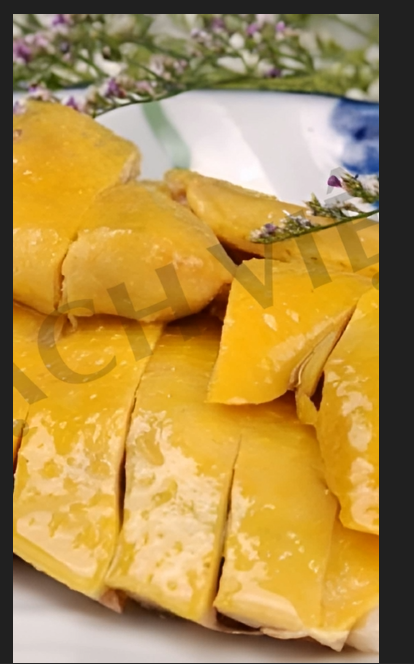
#> input picture assets/inputs/images/ga_u_muoi_image_01.png, 414 x 664 px
$ python -i generate_video_scenes.py   (imports and definitions only)
#> lines starting #> are read from the running program, lines starting #| are printed output that depends on the picture
import os
import sys
import json
import cv2
import numpy as np
from PIL import Image

# Ensure UTF-8 output on Windows console
# [6 lines not run here, left out]

# Path constants
WORKSPACE_DIR = os.path.dirname(os.path.dirname(os.path.abspath(__file__)))
STORYBOARD_PATH = os.path.join(WORKSPACE_DIR, "story-board", "ga_u_muoi_storyboard.json")
ASSETS_DIR = os.path.join(WORKSPACE_DIR, "assets")
INPUT_IMAGES_DIR = os.path.join(ASSETS_DIR, "inputs", "images")
PROMPTS_OUTPUT_PATH = os.path.join(ASSETS_DIR, "prompts", "video_scene_prompts.json")
SCENES_OUTPUT_DIR = os.path.join(ASSETS_DIR, "generated_scenes")

# [3 lines not run here, left out]

def load_storyboard():
    with open(STORYBOARD_PATH, "r", encoding="utf-8") as f:
        return json.load(f)

# [53 lines left out: function build_ai_video_prompts, not called in this run]

def create_motion_clip_from_image(image_path, output_path, duration_sec=3.0, fps=30, width=1080, height=1920,
                                  motion_type="zoom_in", overlay_text="", overlay_anim="pop_up", scene_title=""):
    """
    Creates a high-quality, professional 9:16 vertical motion video clip locally for FREE.
    Includes camera pan/zoom, subtle vignette, dynamic lighting effects, and animated text overlays.
    """
#> called with output_path = 'out.png', duration_sec = 3, fps = 30, width = 1080, height = 1920, motion_type = 'zoom_in', overlay_text = '', overlay_anim = 'pop_up'
    if not image_path or not os.path.exists(image_path):
        print(f"\n⚠️ [CẢNH BÁO] Scene '{scene_title}' bị thiếu ảnh đầu vào (reference_image)!")
        print(f"👉 Hướng dẫn: Hãy cung cấp một bức ảnh cho cảnh này hoặc gọi API để gen video tự động.")
        print(f"👉 Tạm thời hệ thống sẽ tạo Phông nền giữ chỗ (Placeholder) để không làm hỏng Video...\n")

        # Create a stylish dark gradient background with aesthetic graphic accents
        img = np.zeros((height, width, 3), dtype=np.uint8)
        for y in range(height):
            # Vertical gradient: dark indigo to deep slate
            ratio = y / float(height)
            img[y, :] = (int(30 + 15 * ratio), int(20 + 20 * ratio), int(40 + 35 * ratio))

        # Draw modern aesthetic grid & glow lines
        cv2.circle(img, (width // 2, height // 2), 320, (60, 50, 90), -1)
        cv2.circle(img, (width // 2, height // 2), 220, (80, 70, 120), -1)

        if scene_title:
            cv2.putText(img, scene_title, (width // 2 - 250, height // 2 - 80),
                        cv2.FONT_HERSHEY_DUPLEX, 1.3, (255, 255, 255), 2, cv2.LINE_AA)
    else:
        pil_img = Image.open(image_path).convert("RGB")
        img = cv2.cvtColor(np.array(pil_img), cv2.COLOR_RGB2BGR)

    orig_h, orig_w = img.shape[:2]
#> orig_h = 664; orig_w = 414
    total_frames = int(duration_sec * fps)

    fourcc = cv2.VideoWriter_fourcc(*'mp4v')
    out = cv2.VideoWriter(output_path, fourcc, fps, (width, height))

    scale = max(width / orig_w, height / orig_h)
#> scale = 2.89
    base_w, base_h = int(orig_w * scale * 1.2), int(orig_h * scale * 1.2)
#> base_w = 1436; base_h = 2304
    resized = cv2.resize(img, (base_w, base_h), interpolation=cv2.INTER_LANCZOS4)

    for f in range(total_frames):
        progress = f / float(total_frames)

        # Smooth camera curve (ease-in-out)
        ease = 0.5 - 0.5 * np.cos(progress * np.pi)

        if motion_type == "zoom_in":
            current_zoom = 1.0 + 0.15 * ease
        elif motion_type == "zoom_out":
            current_zoom = 1.15 - 0.15 * ease
        elif motion_type == "pan_up":
            current_zoom = 1.08
        else:
            current_zoom = 1.05

        cur_w = int(width / current_zoom)
        cur_h = int(height / current_zoom)

        center_x = base_w // 2
        center_y = base_h // 2

        if motion_type == "pan_up":
            center_y = int((base_h // 2 + 60) - 120 * ease)

        x1 = max(0, min(base_w - cur_w, center_x - cur_w // 2))
        y1 = max(0, min(base_h - cur_h, center_y - cur_h // 2))

        crop = resized[y1:y1+cur_h, x1:x1+cur_w]
        frame = cv2.resize(crop, (width, height), interpolation=cv2.INTER_LINEAR)

        # Subtle vignette / lighting enhancement for commercial look
        if motion_type == "zoom_in":
            # Soft radial glow
            overlay = frame.copy()
            cv2.circle(overlay, (width // 2, height // 2), int(width * 0.6), (255, 240, 200), -1)
            cv2.addWeighted(overlay, 0.05 * ease, frame, 1.0 - 0.05 * ease, 0, frame)

        # Draw Animated Text Overlay if present
        if overlay_text:
            text_alpha = 1.0
            scale_text = 1.2
            if overlay_anim == "pop_up":
                scale_text = min(1.3, 0.8 + 0.5 * min(1.0, progress * 3))
            elif overlay_anim == "pulse":
                scale_text = 1.2 + 0.15 * np.sin(progress * np.pi * 4)

            # Text box position
            pos_y = height - 320 if overlay_anim != "pop_up" else height // 2 + 100

            # Text background badge
            (tw, th), _ = cv2.getTextSize(overlay_text, cv2.FONT_HERSHEY_DUPLEX, scale_text, 3)
            tx = max(40, (width - tw) // 2)

            # Badge background
            badge_overlay = frame.copy()
            cv2.rectangle(badge_overlay, (tx - 30, pos_y - th - 25), (tx + tw + 30, pos_y + 25), (0, 0, 0), -1)
            cv2.addWeighted(badge_overlay, 0.65, frame, 0.35, 0, frame)

            # Border & Glow text
            cv2.rectangle(frame, (tx - 30, pos_y - th - 25), (tx + tw + 30, pos_y + 25), (245, 180, 0), 3)
            cv2.putText(frame, overlay_text, (tx, pos_y), cv2.FONT_HERSHEY_DUPLEX, scale_text, (255, 255, 255), 3, cv2.LINE_AA)

        out.write(frame)
#> this loop made 90 passes
#> pass 1, in create_motion_clip_from_image, `crop = resized[y1:y1+cur_h, x1:x1+cur_w]`:
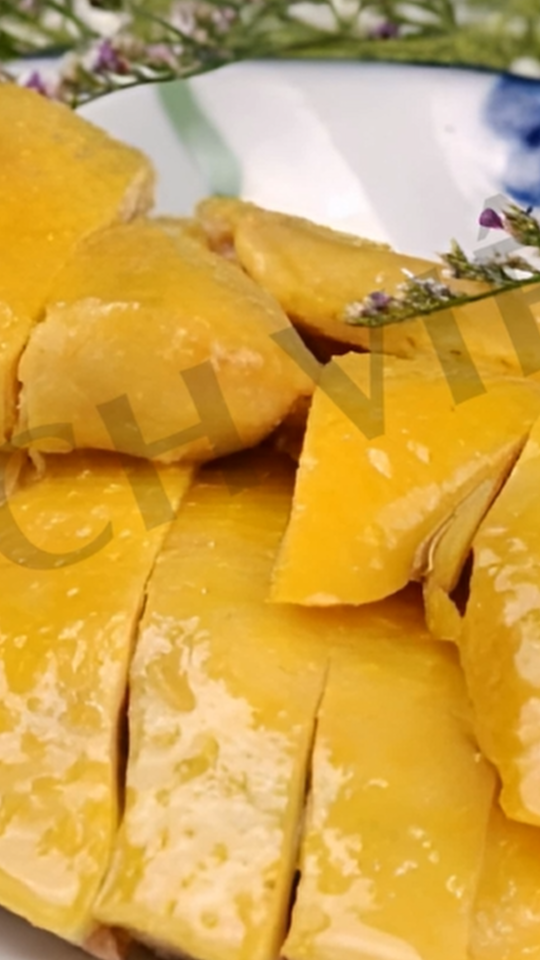
#> crop: shape (1920, 1080, 3) (shown at 1/2 size); mean B, G, R 76, 163.3, 207.3
#> after the loop:
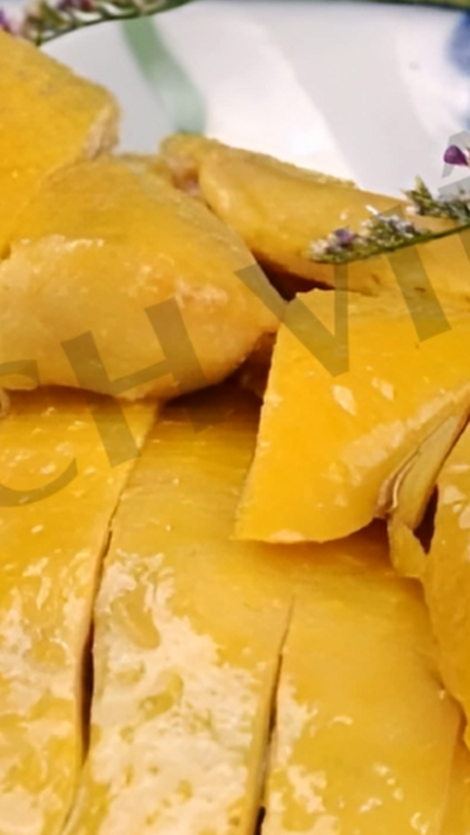
#> crop: shape (1669, 939, 3) (shown at 1/2 size); mean B, G, R 77.2, 167.2, 213.9
#> after the loop:
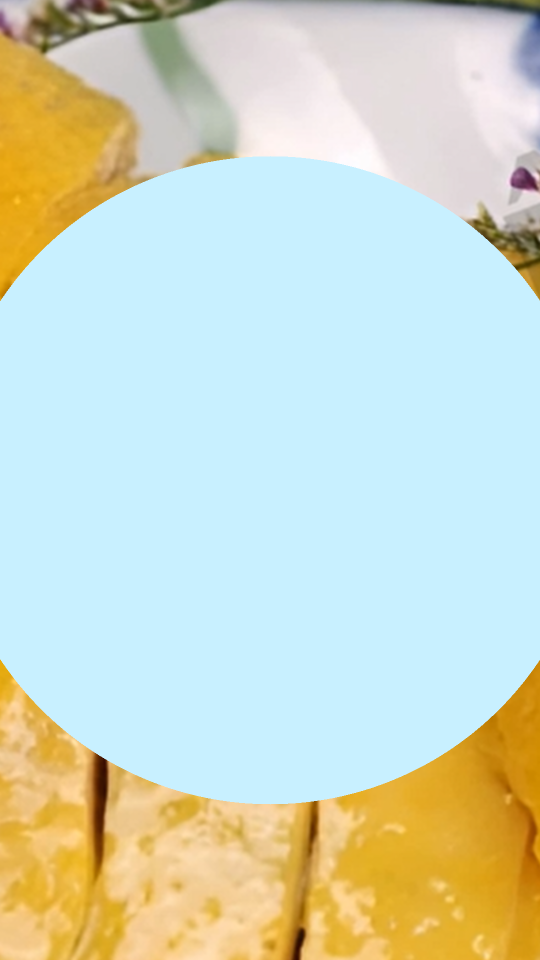
#> overlay: shape (1920, 1080, 3) (shown at 1/2 size); mean B, G, R 200, 217.1, 207.2

    out.release()
    print(f"Generated FREE Motion Scene Video: {output_path} ({duration_sec}s, {width}x{height} @ {fps}fps)")

# [43 lines left out: function render_all_fallback_scenes, not called in this run]

try:
    from ai_video_api_client import AIVideoAPIClient
except ImportError:
    from scripts.ai_video_api_client import AIVideoAPIClient

# [86 lines left out: functions generate_scenes_via_api, main, not called in this run]

# [2 lines not run here, left out]

>>> result = create_motion_clip_from_image('../assets/inputs/images/ga_u_muoi_image_01.png', 'out.png')

$ run again, on assets/inputs/images/ai_gen_scene_02.png
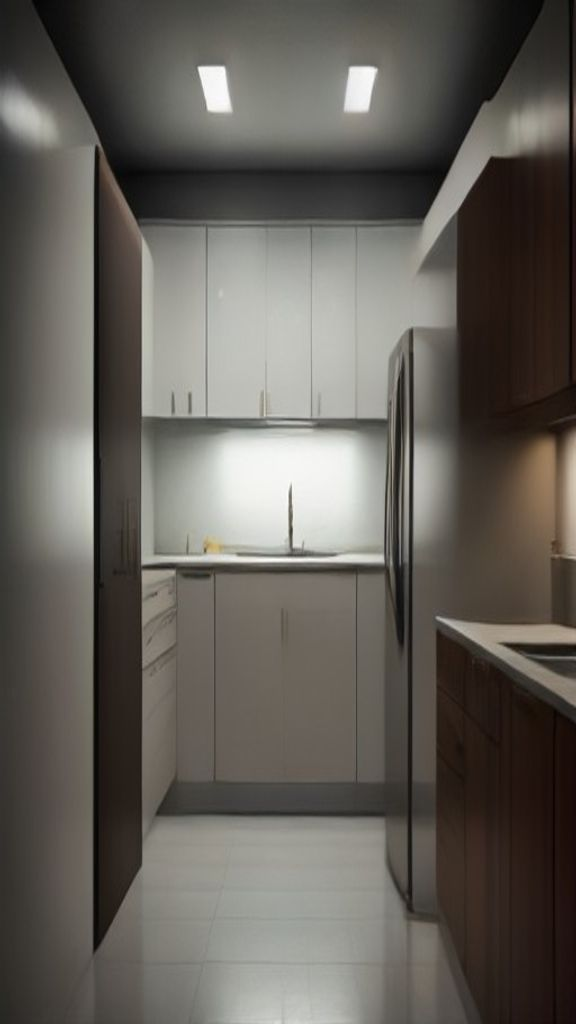
#> input picture assets/inputs/images/ai_gen_scene_02.png, 576 x 1024 px
#> in create_motion_clip_from_image, pil_img is the input picture: PIL image 576x1024 RGB; mean R, G, B 99.1, 95.2, 89
#> after the loop in create_motion_clip_from_image, `for f in range(total_frames):`:
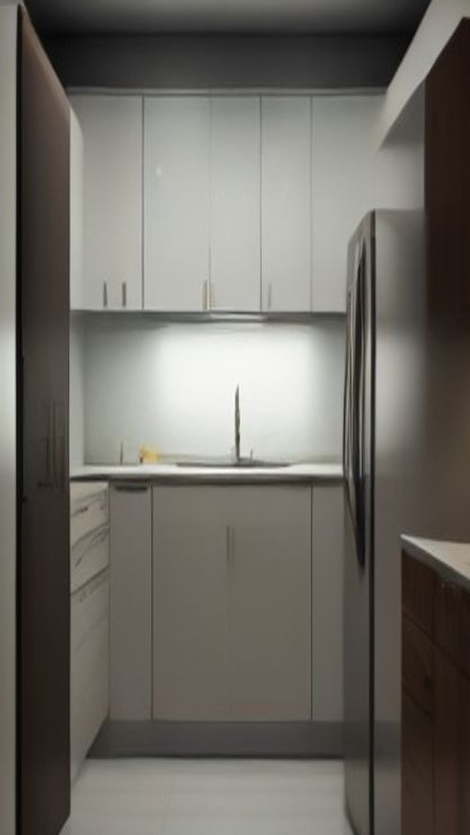
#> crop: shape (1669, 939, 3) (shown at 1/2 size); mean B, G, R 100.4, 106.7, 110
#> after the loop in create_motion_clip_from_image, `for f in range(total_frames):`:
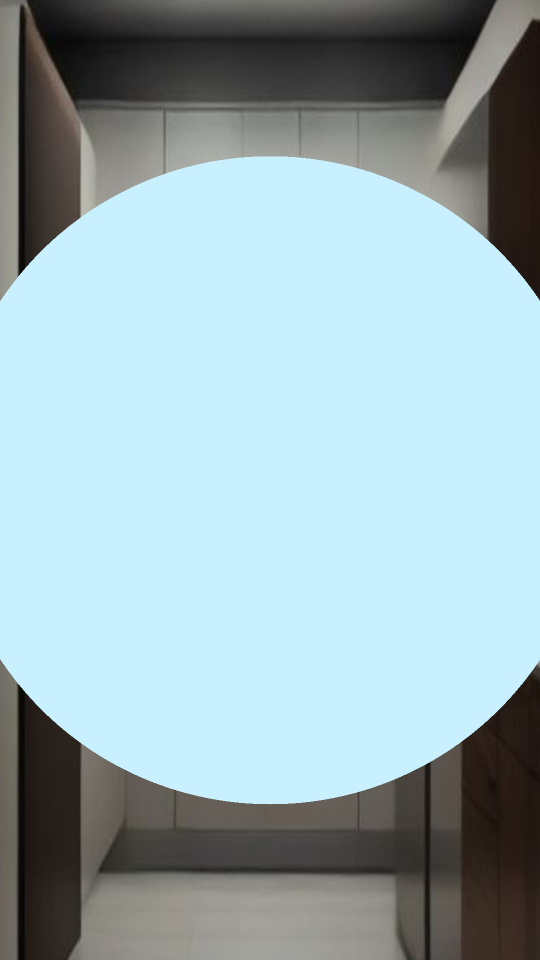
#> overlay: shape (1920, 1080, 3) (shown at 1/2 size); mean B, G, R 180.7, 174.1, 152.2

$ run again, on assets/inputs/images/ga_u_muoi_packaging_9_16.png
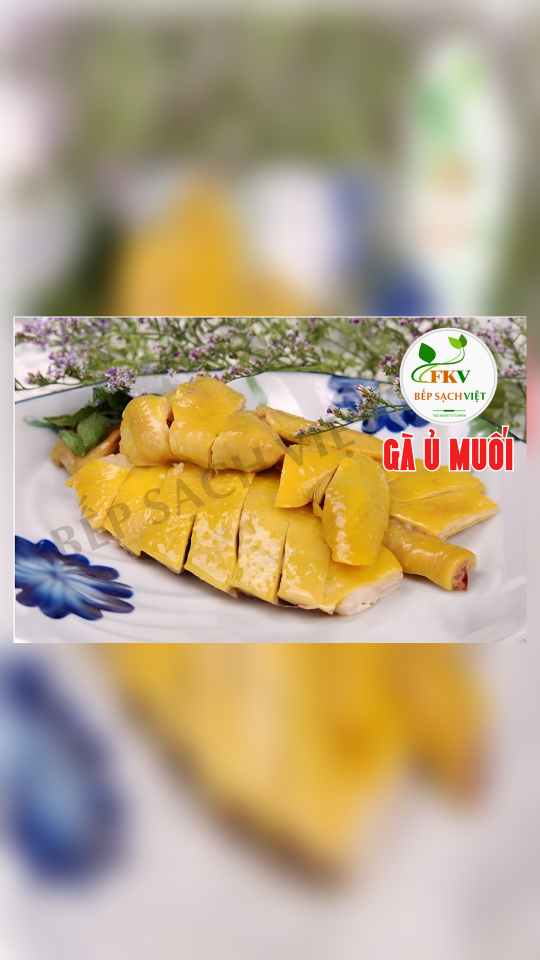
#> input picture assets/inputs/images/ga_u_muoi_packaging_9_16.png, 1080 x 1920 px (shown at 1/2 size)
#> in create_motion_clip_from_image, pil_img is the input picture: PIL image 1080x1920 RGB; mean R, G, B 183.4, 165.4, 134.7
#> after the loop in create_motion_clip_from_image, `for f in range(total_frames):`:
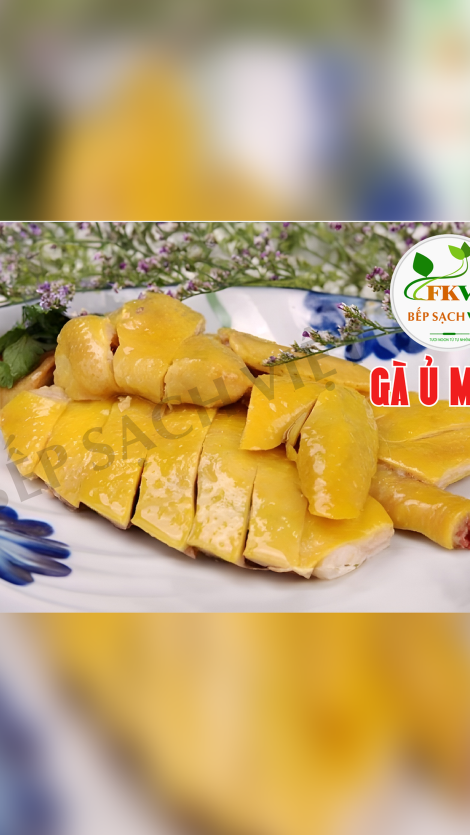
#> crop: shape (1669, 939, 3) (shown at 1/2 size); mean B, G, R 108.8, 161.2, 188.5
#> after the loop in create_motion_clip_from_image, `for f in range(total_frames):`:
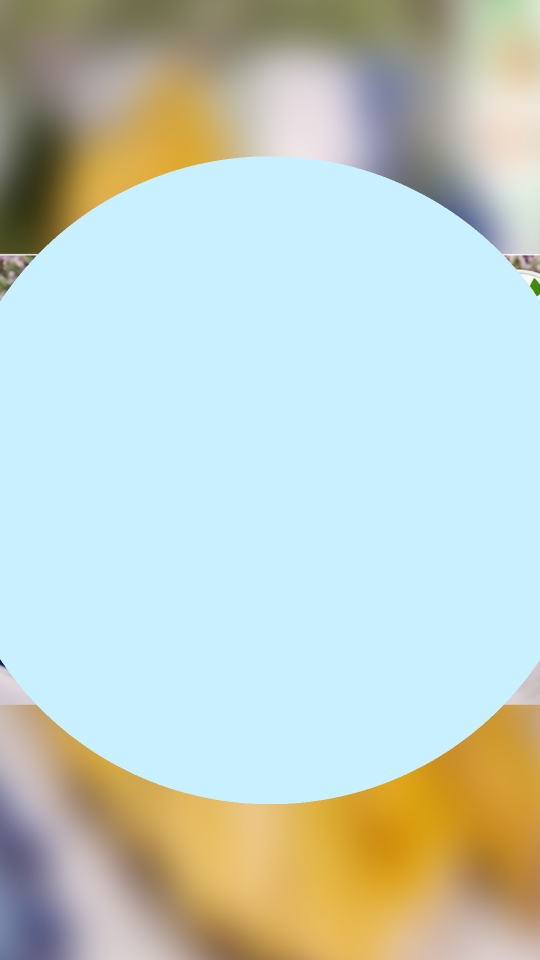
#> overlay: shape (1920, 1080, 3) (shown at 1/2 size); mean B, G, R 198.8, 206.8, 192.2
